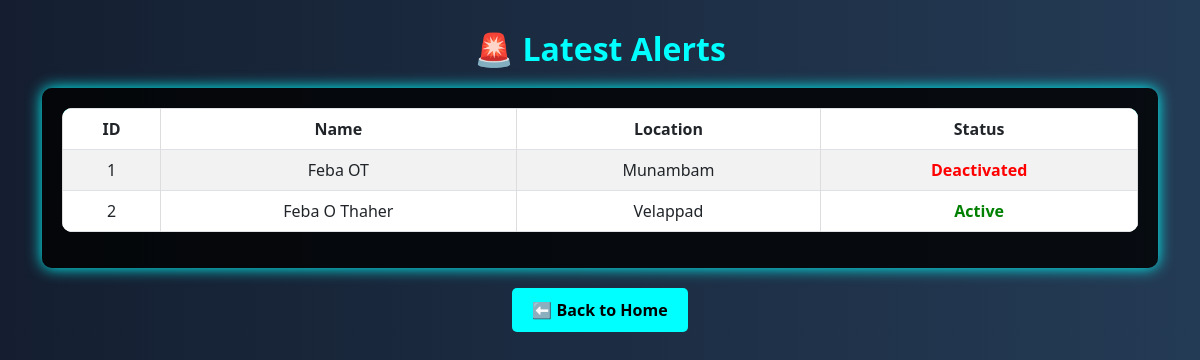
Before: /admin_alerts with the older database file.
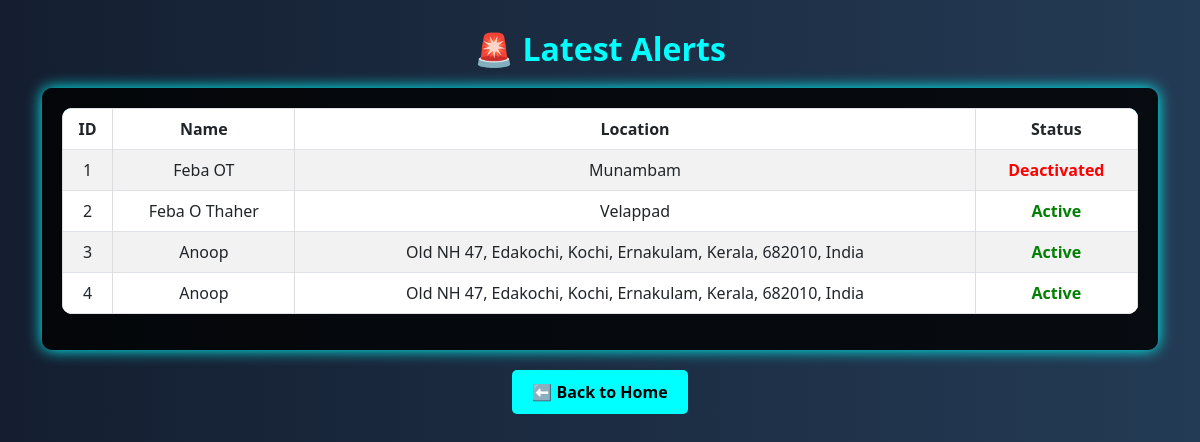
After: the same page with the newer database file.
### tables this page shows
CREATE TABLE user_alert (
            id INTEGER PRIMARY KEY AUTOINCREMENT,
            user_id INTEGER,
            name TEXT NOT NULL,
            phone TEXT NOT NULL,
            location TEXT NOT NULL,
            district TEXT NOT NULL,
            timestamp DATETIME DEFAULT CURRENT_TIMESTAMP, status TEXT DEFAULT 'Active',
            FOREIGN KEY (user_id) REFERENCES users(id)
        );

### app.py (the view)
@app.route('/admin_alerts')
def admin_alerts():
    conn = sqlite3.connect("user.db")
    cursor = conn.cursor()
    cursor.execute("SELECT id, name, location, status FROM user_alert")
    alerts = cursor.fetchall()
    conn.close()
    return render_template('admin_alerts.html', alerts=alerts)

### app.py (called while the page is built)
@app.after_request
def add_no_cache_headers(response):
    response.headers["Cache-Control"] = "no-store, no-cache, must-revalidate, max-age=0"
    response.headers["Pragma"] = "no-cache"
    response.headers["Expires"] = "0"
    return response

### templates/admin_alerts.html (shortened to what this page needs)
<!DOCTYPE html>
<html lang="en">
<head>
    <link rel="stylesheet" href="https://cdn.jsdelivr.net/npm/bootstrap@5.3.0/dist/css/bootstrap.min.css">
</head>
<body>
    <div class="container">
        <h2>🚨 Latest Alerts</h2>
        <div class="table-container">
            <table class="table table-striped table-bordered">
                <thead>
                    <tr>
                        <th>ID</th>
                        <th>Name</th>
                        <th>Location</th>
                        <th>Status</th>
                    </tr>
                </thead>
                <tbody>
                    {% for alert in alerts %}
                    <tr>
                        <td>{{ alert[0] }}</td>
                        <td>{{ alert[1] }}</td>
                        <td>{{ alert[2] }}</td>
                        <td>
                            {% if alert[3] == "Active" %}
                                <span class="status-active">Active</span>
                            {% else %}
                                <span class="status-deactivated">Deactivated</span>
                            {% endif %}
                        </td>
                    </tr>
                    {% endfor %}
                </tbody>
            </table>
        </div>
        <div class="text-center">
            <a href="{{ url_for('admin_home') }}" class="back-btn">⬅ Back to Home</a>
        </div>
    </div>
</body>
</html>

Changed rows visible on the page:
added user_alert: id "3", name "Anoop", location "Old NH 47, Edakochi, Kochi, Ernakulam, Kerala, 682010, India", status "Active"
added user_alert: id "4", name "Anoop", location "Old NH 47, Edakochi, Kochi, Ernakulam, Kerala, 682010, India", status "Active"
